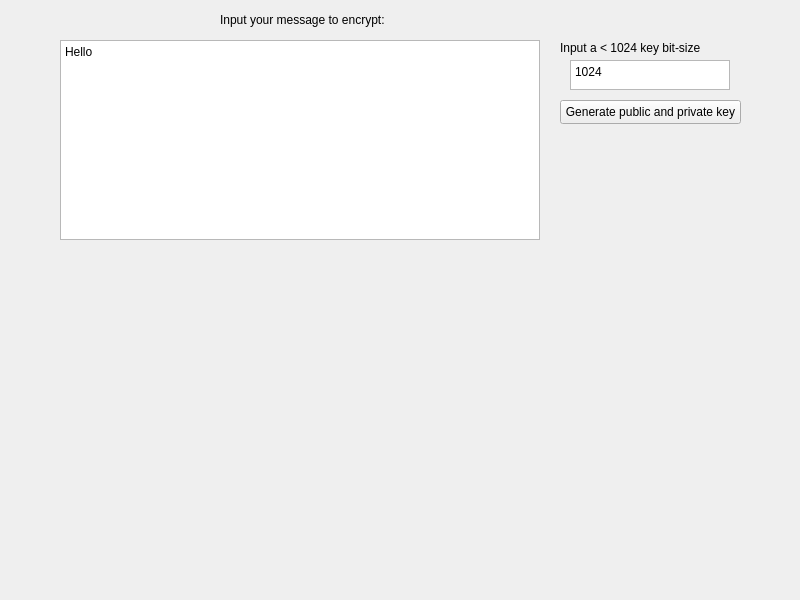
<?xml version="1.0" encoding="UTF-8"?>
<ui version="4.0">
 <class>RSApp</class>
 <widget class="QWidget" name="RSApp">
  <property name="geometry">
   <rect>
    <x>0</x>
    <y>0</y>
    <width>800</width>
    <height>600</height>
   </rect>
  </property>
  <property name="windowTitle">
   <string>RSApp</string>
  </property>
  <widget class="QTextEdit" name="textEdit">
   <property name="geometry">
    <rect>
     <x>570</x>
     <y>60</y>
     <width>160</width>
     <height>30</height>
    </rect>
   </property>
   <property name="styleSheet">
    <string notr="true"/>
   </property>
   <property name="html">
    <string>&lt;!DOCTYPE HTML PUBLIC &quot;-//W3C//DTD HTML 4.0//EN&quot; &quot;http://www.w3.org/TR/REC-html40/strict.dtd&quot;&gt;
&lt;html&gt;&lt;head&gt;&lt;meta name=&quot;qrichtext&quot; content=&quot;1&quot; /&gt;&lt;meta charset=&quot;utf-8&quot; /&gt;&lt;style type=&quot;text/css&quot;&gt;
p, li { white-space: pre-wrap; }
hr { height: 1px; border-width: 0; }
li.unchecked::marker { content: &quot;\2610&quot;; }
li.checked::marker { content: &quot;\2612&quot;; }
&lt;/style&gt;&lt;/head&gt;&lt;body style=&quot; font-family:'Segoe UI'; font-size:9pt; font-weight:400; font-style:normal;&quot;&gt;
&lt;p style=&quot; margin-top:0px; margin-bottom:0px; margin-left:0px; margin-right:0px; -qt-block-indent:0; text-indent:0px;&quot;&gt;1024&lt;/p&gt;&lt;/body&gt;&lt;/html&gt;</string>
   </property>
  </widget>
  <widget class="QLabel" name="label">
   <property name="geometry">
    <rect>
     <x>560</x>
     <y>40</y>
     <width>141</width>
     <height>16</height>
    </rect>
   </property>
   <property name="text">
    <string>Input a &lt; 1024 key bit-size:</string>
   </property>
  </widget>
  <widget class="QPlainTextEdit" name="plainTextEdit">
   <property name="geometry">
    <rect>
     <x>60</x>
     <y>40</y>
     <width>480</width>
     <height>200</height>
    </rect>
   </property>
   <property name="plainText">
    <string>Hello</string>
   </property>
  </widget>
  <widget class="QLabel" name="label_2">
   <property name="geometry">
    <rect>
     <x>220</x>
     <y>12</y>
     <width>171</width>
     <height>16</height>
    </rect>
   </property>
   <property name="text">
    <string>Input your message to encrypt:</string>
   </property>
  </widget>
  <widget class="QPushButton" name="pushButton">
   <property name="geometry">
    <rect>
     <x>560</x>
     <y>100</y>
     <width>181</width>
     <height>24</height>
    </rect>
   </property>
   <property name="text">
    <string>Generate public and private key</string>
   </property>
  </widget>
 </widget>
 <resources/>
 <connections>
  <connection>
   <sender>pushButton</sender>
   <signal>clicked()</signal>
   <receiver>RSApp</receiver>
   <slot>generate()</slot>
   <hints>
    <hint type="sourcelabel">
     <x>653</x>
     <y>119</y>
    </hint>
    <hint type="destinationlabel">
     <x>649</x>
     <y>194</y>
    </hint>
   </hints>
  </connection>
 </connections>
 <slots>
  <slot>generate()</slot>
 </slots>
</ui>
